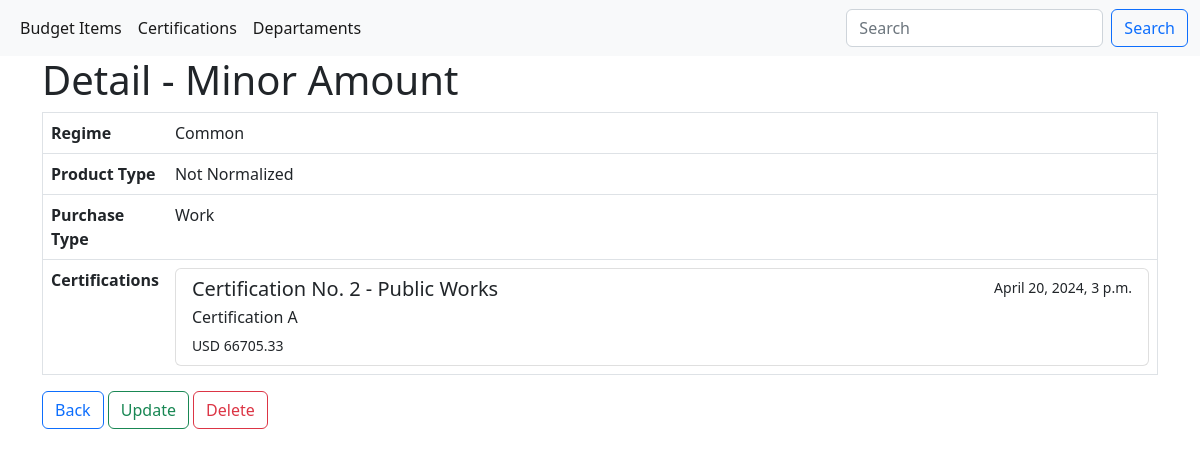
/procedures_types/1/, run on the app's committed database.
### procedures_types/models.py (models this page shows, shortened)
class ProceduresTypes(models.Model):
    id = models.AutoField(
        primary_key = True
    )
    name = models.CharField(
        max_length = 50
    )
    regime = models.CharField(
        max_length = 14,
        choices = REGIME_CHOICES
    )
    product_type = models.CharField(
        max_length = 14,
        choices = PRODUCT_TYPE_CHOICES
    )
    purchase_type = models.CharField(
        max_length = 16,
        choices = PURCHASE_TYPE_CHOICES
    )

### certifications/models.py (models this page shows, shortened)
class Certifications(models.Model):
    number = models.AutoField(
        primary_key = True
    )
    procedure = models.ForeignKey(
        ProceduresTypes,
        on_delete = models.CASCADE
    )
    budget_item = models.ForeignKey(
        BudgetItems,
        on_delete = models.CASCADE
    )
    department = models.ForeignKey(
        Departments,
        on_delete = models.CASCADE
    )
    date = models.DateTimeField(
        auto_now = True
    )
    budget = models.FloatField()
    description = models.TextField()
    period = models.IntegerField()

### departments/models.py (models this page shows)
class Departments(models.Model):
    id = models.AutoField(
        primary_key = True
    )
    name = models.CharField(
        max_length = 255
    )
    director = models.CharField(max_length = 255)
    def __str__(self):
        return self.name

### procedures_types/views.py (the view)
# urls.py: path("<str:pk>/", ProceduresTypesDetailView.as_view(), name = "detail"),
class ProceduresTypesDetailView(DetailView):
    model = ProceduresTypes
    template_name = "procedures_types_detail.html"

### procedures_types/templates/procedures_types_detail.html (shortened to what this page needs)
{% extends 'procedures_types_base.html' %}
{% block body %}
    <table class="table border">
        <thead class="table-light">
            <h1>Detail - {{ object.name }}</h1>
        </thead>
        <tbody>
            <tr>
                <td style="width: 10%">
                    <b>Regime</b>
                </td>
                <td>{{ object.regime }}</td>
            </tr>
            <tr>
                <td style="width: 10%">
                    <b>Product Type</b>
                </td>
                <td>{{ object.product_type }}</td>
            </tr>
            <tr>
                <td style="width: 10%">
                    <b>Purchase Type</b>
                </td>
                <td>{{ object.purchase_type }}</td>
            </tr>
            <tr>
                <td style="width: 10%">
                  <b>Certifications</b>
                </td>
                <td>
                  <div class="list-group">
                    {% for certification  in object.certifications_set.all %}
                      <a href="{% url 'certifications:detail' certification.pk %}" class="list-group-item list-group-item-action" aria-current="true">
                        <div class="d-flex w-100 justify-content-between">
                          <h5 class="mb-1">Certification No. {{ certification.number }} - {{ certification.department }}</h5>
                          <small>{{ certification.date }}</small>
                        </div>
                        <p class="mb-1">{{ certification.description }}</p>
                        <small>USD {{ certification.budget }}</small>
                      </a>
                    {% endfor %}
                  </div>
                </td>
              </tr>
        </tbody>
    </table>
    <a href="{% url 'procedures_types:list' %}"><button class="btn btn-outline-primary">Back</button></a>
    <a href="{% url 'procedures_types:update' object.pk %}"><button class="btn btn-outline-success">Update</button></a>
    <a href="{% url 'procedures_types:delete' object.pk %}"><button class="btn btn-outline-danger">Delete</button></a>
{% endblock body %}

### data on the page
ProceduresTypes: name "Minor Amount", regime "Common", product_type "Not Normalized", purchase_type "Work"
Certifications: number "2", department "Public Works", date "April 20, 2024, 3 p.m.", description "Certification A", budget "66705.33"
